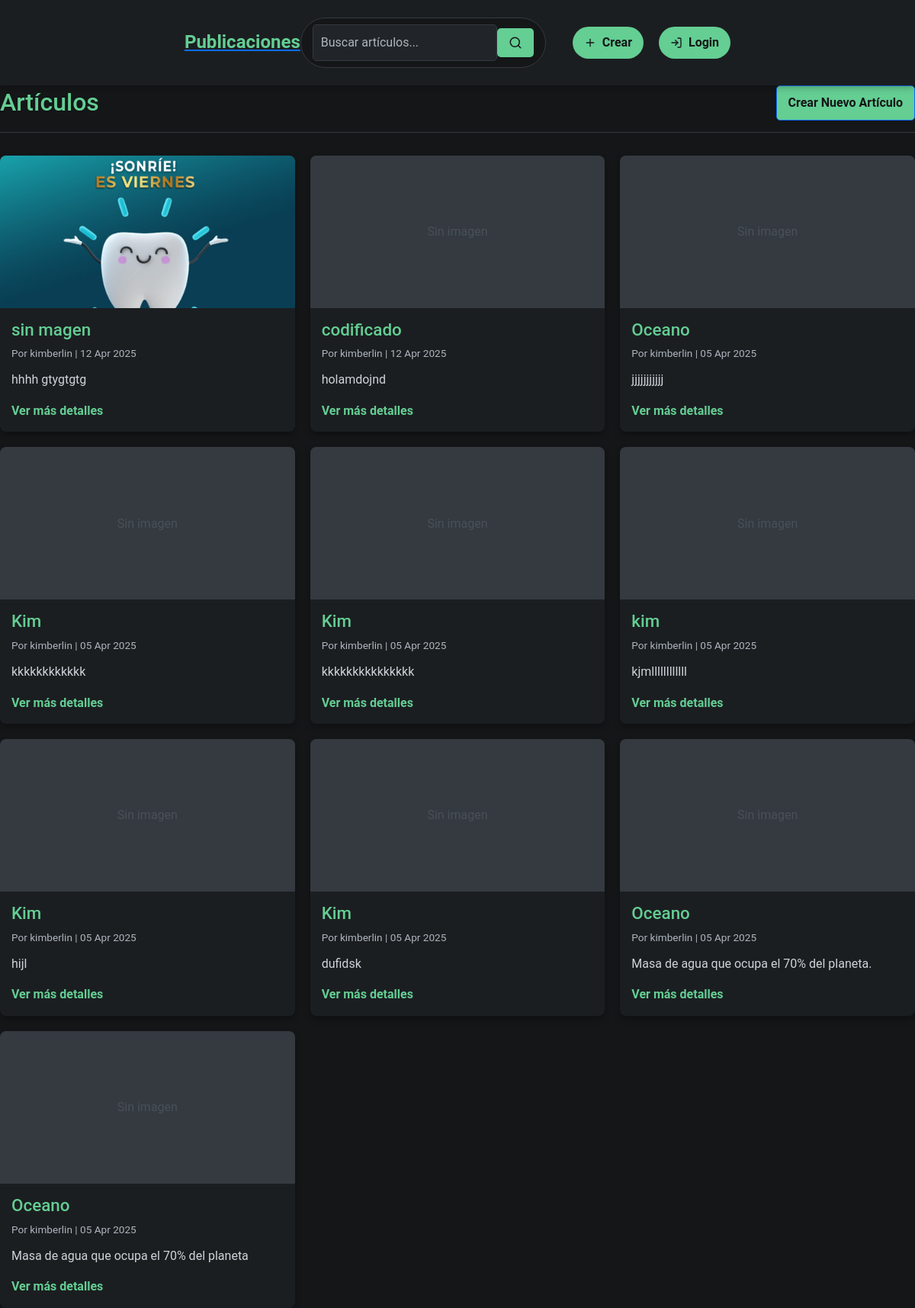
The app's page /post, older data.
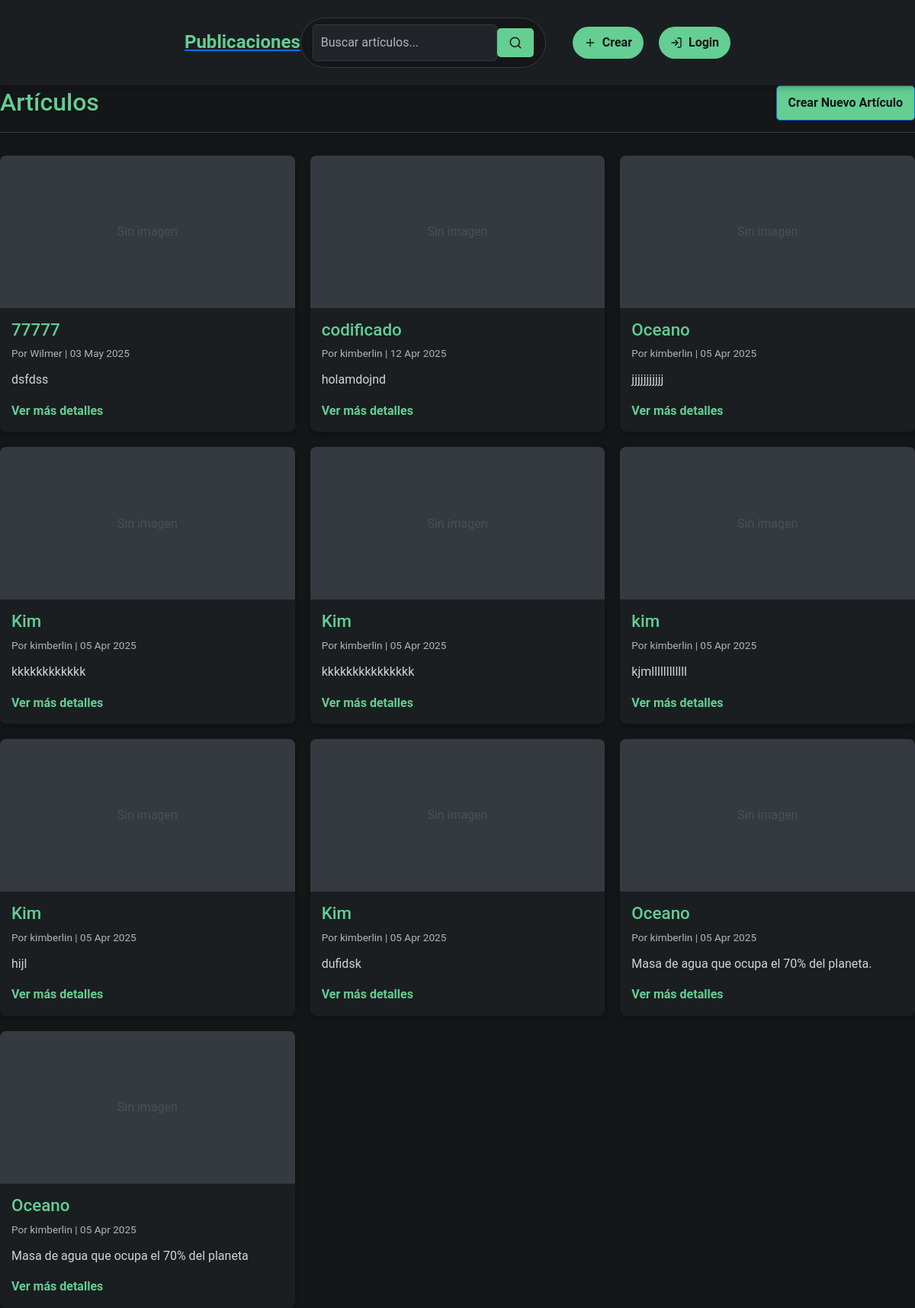
The same page, newer data.
### post/models.py (models this page shows, shortened)
class Articulo(models.Model):
    titulo = models.CharField(max_length=200, verbose_name="Título")
    descripcion = models.TextField(verbose_name="Descripción")
    imagen = models.ImageField(upload_to='static/upload_images', verbose_name="Imagen", null=True, blank=True)
    author = models.ForeignKey(get_user_model(), on_delete=models.CASCADE, verbose_name="Autor")
    fecha_creacion = models.DateTimeField(default=timezone.now, verbose_name="Fecha de creación")
    class Meta:
        verbose_name = "Artículo"
        verbose_name_plural = "Artículos"
        ordering = ['-fecha_creacion']

### post/views.py (the view)
# urls.py: path('', PostListView.as_view(), name='post_list'),  # URL para la lista de artículos
class PostListView (ListView):
    template_name = 'post_list.html'
    model = Articulo
    context_object_name = 'lista'  # Nombre del contexto para la lista de artículos

### templates/post_list.html (shortened to what this page needs)
{% extends 'base.html' %}
{% block content %}
    <div class="header">
        <h1>Artículos</h1>
        <a href="{% url 'post_create' %}" class="btn btn-primary">Crear Nuevo Artículo</a>
    </div>
    {% if lista %}
    <div class="articulo-grid">
        {% for articulo in lista %}
        <div class="articulo-card">
            <div class="articulo-imagen">
                {% if articulo.imagen %}
                <img src="{{ articulo.imagen.url }}" alt="{{ articulo.titulo }}">
                {% else %}
                <span class="sin-imagen">Sin imagen</span>
                {% endif %}
            </div>
            <div class="articulo-contenido">
                <h2>{{ articulo.titulo }}</h2>
                <p class="articulo-meta">
                    Por {{ articulo.author.username }} | {{ articulo.fecha_creacion|date:"d M Y" }}
                </p>
                <p class="articulo-descripcion">{{ articulo.descripcion|truncatewords:20 }}</p>
                <a href="{% url 'post_read' articulo.pk %}" class="articulo-link">Ver más detalles</a>
            </div>
        </div>
        {% endfor %}
    </div>
    {% else %}
    <div class="sin-articulos">
        <h3>No hay artículos disponibles</h3>
        <p>Crea el primer artículo haciendo clic en el botón superior</p>
    </div>
    {% endif %}
{% endblock %}

### templates/base.html (shortened to what this page needs)
<!DOCTYPE html>
<html lang="es">
<head>
    <link href="https://cdn.jsdelivr.net/npm/bootstrap@5.3.2/dist/css/bootstrap.min.css" rel="stylesheet">
    {% load static %}
    <link rel="stylesheet" href="{% static 'css/cuevana_style.css' %}">
    <link rel="stylesheet" href="{% static 'css/auth.css' %}">
    <link rel="stylesheet" href="{% static 'css/home_style.css' %}">
</head>
<body>
    {% block show_navbar %}
        {% include 'includes/nav.html' %}
    {% endblock %}
    {% block content %}
    {% endblock %}
</body>
</html>

### templates/includes/nav.html (shortened to what this page needs)
{% load static %}
<nav class="navbar">
    <div class="navbar-container">
        <a href="{% url 'post_list' %}" class="navbar-logo">
            <h1>Publicaciones</h1>
        </a>
        <div class="navbar-menu" id="navbar-menu">
            <form class="navbar-search-form" action="{% url 'post_list' %}" method="get">
                <input type="text" name="q" placeholder="Buscar artículos..." class="navbar-search-input">
                <button type="submit" class="navbar-search-btn">
                    <svg xmlns="http://www.w3.org/2000/svg" width="18" height="18" viewBox="0 0 24 24" fill="none" stroke="currentColor" stroke-width="2" stroke-linecap="round" stroke-linejoin="round">
                        <circle cx="11" cy="11" r="8"></circle>
                        <line x1="21" y1="21" x2="16.65" y2="16.65"></line>
                    </svg>
                </button>
            </form>
            <a href="{% url 'post_create' %}" class="navbar-button">
                <svg xmlns="http://www.w3.org/2000/svg" width="18" height="18" viewBox="0 0 24 24" fill="none" stroke="currentColor" stroke-width="2" stroke-linecap="round" stroke-linejoin="round">
                    <line x1="12" y1="5" x2="12" y2="19"></line>
                    <line x1="5" y1="12" x2="19" y2="12"></line>
                </svg>
                Crear
            </a>
            <div class="navbar-user">
                {% if user.is_authenticated %}
                    <span class="navbar-avatar">
                        {{ user.username|first|upper }}
                    </span>
                    <form action="{% url 'logout' %}" method="post">
                        {% csrf_token %}
                        <button type="submit"> cerrar sesion  </button>
                    </form>
                {% else %}
                    <a href="{% url 'login' %}" class="navbar-button">
                        Login
                    </a>
                {% endif %}
            </div>
        </div>
    </div>
</nav>

### static/css/cuevana_style.css (style rules this page uses)
:root { --cuevana-dark: #1b1e21; --cuevana-darker: #141618; --cuevana-green: #64ce93; --cuevana-light-green: #7edba5; --cuevana-text: #f5f5f5; --cuevana-gray: #343a40; --cuevana-light-gray: #495057; }
body { font-family: 'Roboto', Arial, sans-serif; background-color: var(--cuevana-darker); color: var(--cuevana-text); margin: 0; padding: 0; line-height: 1.6; }
.header { margin-bottom: 30px; border-bottom: 1px solid var(--cuevana-gray); padding-bottom: 15px; display: flex; justify-content: space-between; align-items: center; }
.header h1 { color: var(--cuevana-green); margin: 0; font-size: 2rem; }
.btn { display: inline-block; padding: 10px 15px; text-decoration: none; border-radius: 5px; font-weight: bold; transition: all 0.3s ease; }
.btn-primary { background-color: var(--cuevana-green); color: var(--cuevana-darker); }
.articulo-grid { display: grid; grid-template-columns: repeat(auto-fill, minmax(300px, 1fr)); gap: 20px; }
.articulo-card { background-color: var(--cuevana-dark); border-radius: 8px; overflow: hidden; box-shadow: 0 4px 8px rgba(0, 0, 0, 0.3); transition: transform 0.3s ease; }
.articulo-imagen { height: 200px; background-color: var(--cuevana-gray); display: flex; align-items: center; justify-content: center; position: relative; overflow: hidden; }
.articulo-imagen .sin-imagen { color: var(--cuevana-light-gray); }
.articulo-contenido { padding: 15px; }
.articulo-contenido h2 { color: var(--cuevana-green); margin-top: 0; font-size: 1.4rem; }
.articulo-meta { font-size: 0.85rem; color: #adb5bd; margin-bottom: 10px; }
.articulo-descripcion { margin-bottom: 15px; color: #ced4da; }
.articulo-link { color: var(--cuevana-green); text-decoration: none; font-weight: bold; }
form input[type="text"], form textarea, form select { width: 100%; padding: 10px; border-radius: 5px; border: 1px solid var(--cuevana-gray); background-color: #212529; color: var(--cuevana-text); }
form button[type="submit"] { background-color: var(--cuevana-green); color: var(--cuevana-darker); border: none; border-radius: 5px; padding: 10px 15px; font-weight: bold; cursor: pointer; transition: all 0.3s ease; }
.navbar { background-color: var(--cuevana-dark); position: sticky; top: 0; z-index: 1000; box-shadow: 0 2px 10px rgba(0, 0, 0, 0.3); }
.navbar-container { display: flex; justify-content: space-between; align-items: center; padding: 15px 25px; max-width: 1200px; margin: 0 auto; }
.navbar-logo { display: flex; align-items: center; }
.navbar-logo h1 { color: var(--cuevana-green); margin: 0; font-size: 1.5rem; font-weight: 700; }
.navbar-menu { display: flex; align-items: center; gap: 20px; }
.navbar-search-form { display: flex; align-items: center; background-color: var(--cuevana-darker); padding: 8px 15px; border-radius: 50px; margin-right: 15px; border: 1px solid var(--cuevana-gray); }
.navbar-search-input { background: transparent; border: none; color: var(--cuevana-text); padding: 0 10px; width: 180px; outline: none; }
.navbar-search-input::placeholder { color: #adb5bd; }
.navbar-search-btn { background: transparent; border: none; cursor: pointer; color: var(--cuevana-text); display: flex; align-items: center; justify-content: center; }
.navbar-button { background-color: var(--cuevana-green); color: var(--cuevana-darker); border: none; padding: 8px 15px; border-radius: 50px; font-weight: 600; text-decoration: none; transition: all 0.3s ease; display: flex; align-items: center; gap: 8px; }
.navbar-button svg { width: 16px; height: 16px; }
.navbar-user { display: flex; align-items: center; gap: 10px; }

Row changes from the older to the newer data that the page shows:
removed Articulo: imagen (picture), titulo "sin magen", author.username "kimberlin", fecha_creacion "12 Apr 2025", descripcion "hhhh gtygtgtg"
added Articulo: imagen "Sin imagen", titulo "77777", author.username "Wilmer", fecha_creacion "03 May 2025", descripcion "dsfdss"
